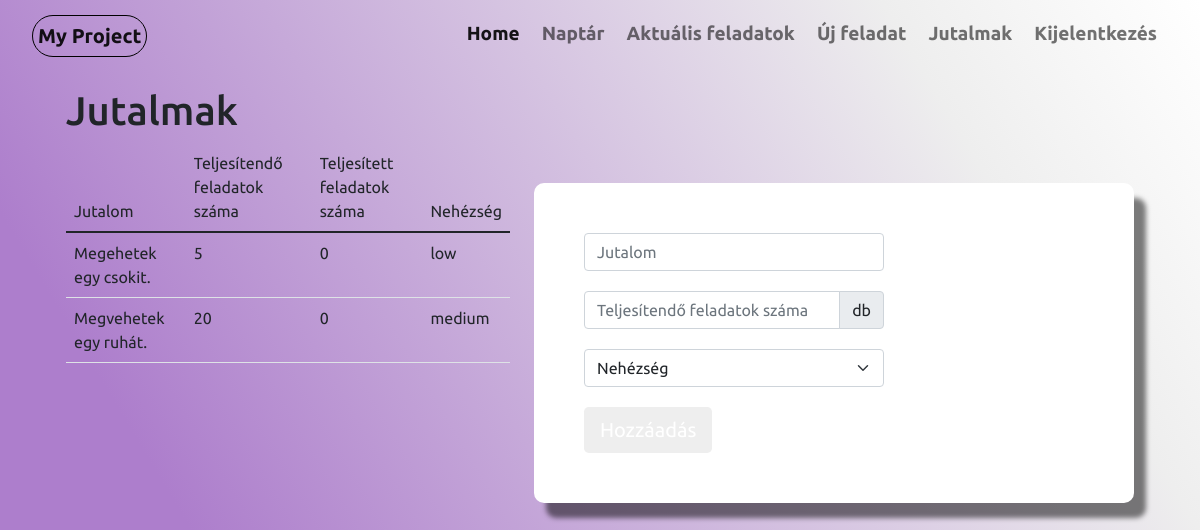
The page /jutalmak (signed in) on the database as committed earlier.
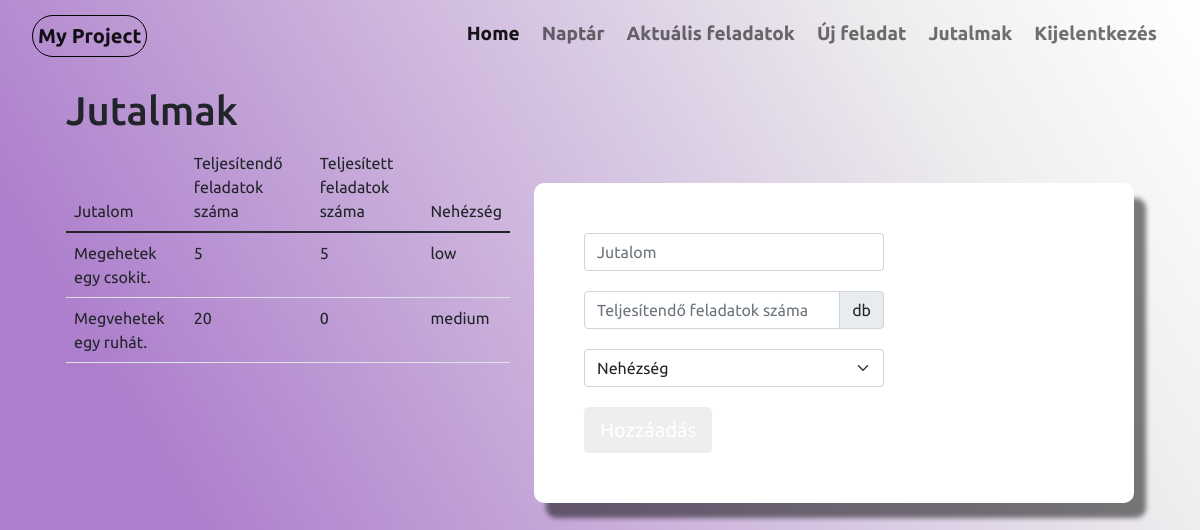
The same page on the database as committed later.
### website/models.py (models this page shows, shortened)
class Jutalom(db.Model):
    jutalom_id = db.Column(db.Integer, primary_key=True)
    jutalom_name = db.Column(db.String(60))
    ossz = db.Column(db.Integer)
    teljesitett_fel = db.Column(db.Integer)
    difficulty = db.Column(db.String(60))
    user_id = db.Column(db.Integer, db.ForeignKey('user.id'))

### website/views.py (the view, shortened to what this page needs)
@views.route("/jutalmak", methods=['GET','POST'])
@login_required
def jutalmak():
    if request.method == 'GET':
        user_jutalom = db.session.query(Jutalom).filter(Jutalom.user_id == current_user.id).all()
        return render_template("jutalom.html", user = current_user, jutalmak = user_jutalom)

### website/__init__.py (called while the page is built)
def create_app():
    app = Flask(__name__)
    app.secret_key = secrets.token_urlsafe(16)
    app.config['SQLALCHEMY_DATABASE_URI'] = f'sqlite:///{DB_NAME}'
    db.init_app(app)
    from .views import views
    from .auth import auth
    app.register_blueprint(views)
    app.register_blueprint(auth)
    from .models import User
    login_manager = LoginManager()
    login_manager.login_view = 'auth.login'
    login_manager.init_app(app)
    @login_manager.user_loader
    def load_user(id):
        return User.query.get(int(id))
    create_database(app)
    return app

### website/templates/jutalom.html (shortened to what this page needs)
{% extends "base.html"%}{% block title %}Jutalom{% endblock %}
{%block content%}
<div class="home">
<div class="container">
    <div class="container">
        <h1>Jutalmak</h1>
    </div>
    <div class="container">
        <div class="row">
            <div class="col">
                <table class="table  table-hover">
                    <thead>
                        <td>Jutalom</td>
                        <td>Teljesítendő feladatok száma</td>
                        <td>Teljesített feladatok száma</td>
                        <td>Nehézség</td>
                    </thead>
                    <tbody>
                        {% for jutalom in jutalmak %}
                        <tr>
                            <td> {{jutalom.jutalom_name}}</td>
                            <td> {{jutalom.ossz}}</td>
                            <td> {{jutalom.teljesitett_fel}}</td>
                            <td> {{ jutalom.difficulty}}</td>
                        </tr>
                        {%endfor%}
                    </tbody>
                </table>
            </div>
            <div class="col">
                <div class="signup-form">
                    <form action="" method="post">
                <div class="form-group">
                    <input type="text" class="form-control" id="jutalom" name="jutalom_name" placeholder="Jutalom" style="width:300px" required>
                </div>
                <div class="form-group">
                    <div class="input-group" style="width:300px">
                    <input type="text" class="form-control" id="ossz" name="ossz" placeholder="Teljesítendő feladatok száma" required>
                    <span class="input-group-text">db</span>
                </div>
                </div>
                <div class="form-group">
                    <select class="form-select" id="difficulty" style="width:300px" name="difficulty">
                        <option selected disabled>Nehézség</option>
                      </select>
                </div>
                <div>
                    <button type="submit" class="btn btn-primary btn-lg">Hozzáadás</button>
                </div>
            </form>
            </div>
            </div>
        </div>
    </div>
</div>
</div>
{%endblock%}

### website/templates/base.html (shortened to what this page needs)
<!DOCTYPE html>
<html lang="en">
<head>
    <link rel="stylesheet" id="style" href="./static/style.css" >
    <link rel="stylesheet" href="./static/style_for_signup.css">
    <link rel="stylesheet" href="./static/calendar.css">
    <link href="https://cdn.jsdelivr.net/npm/bootstrap@5.1.1/dist/css/bootstrap.min.css" rel="stylesheet">
</head>
<body>
      <nav class="navbar navbar-expand-lg navbar-light">
          <div class="container-fluid">
            <a class="navbar-brand">My Project</a>
            <div class="collapse navbar-collapse" id="navbarNav">
              <ul class="navbar-nav ms-auto">
                {% if user.is_authenticated %}
                  <li class="nav-item">
                    <a class="nav-link active" id="home" aria-current="page" href="/">Home</a>
                  </li>
                  <li class="nav-item">
                    <a class="nav-link" id="calendar" href="/calendar" >Naptár</a>
                  </li>
                  <li class="nav-item">
                    <a class="nav-link" id="currenttasks" href="/currenttasks">Aktuális feladatok</a>
                  </li>
                  <li class="nav-item">
                    <a class="nav-link" id="newtask" href="/newtask">Új feladat</a>
                  </li>
                  <li class="nav-item">
                    <a class="nav-link" id="jutalmak" href="/jutalmak">Jutalmak</a>
                  </li>
                  <li class="nav-item">
                    <a class="nav-link" id="logout" href="/logout" >Kijelentkezés</a>
                  </li>
                {%endif%}
              </ul>
            </div>
          </div>
        </nav>
      <div class="container">
        {%block content%}
        {%endblock%}
      </div>
    </body>
</html>

### website/static/style.css (style rules this page uses)
* { margin: 0; padding: 0; font-family: 'Ubuntu', sans-serif; }
body { background: linear-gradient(59deg, rgba(173,126,204,1) 21%, rgba(238,238,238,1) 81%, rgba(255,255,255,1) 100%); background-attachment: fixed; }
.navbar-brand { font-size: 16px; font-weight: bold; margin-top: 5px; margin-left: 20px; padding: 5px; border: 1px solid black; border-radius: 50px 50px 50px 50px; }
.nav-link { font-size: 19px; margin: 3px; font-weight: bold; }
.navbar-nav { text-align: right; margin-right: 20px; }
.home { margin-top:20px; margin-bottom:50px; }

### website/static/style_for_signup.css (style rules this page uses)
.signup-form { width: 600px; margin: 40px auto; }
.signup-form form { background: #fff; border-radius: 10px; margin-bottom: 15px; box-shadow: 12px 15px 5px rgba(0,0,0, 0.5); padding: 50px; color: rgb(121, 121, 121); }
.signup-form .form-group { margin-bottom: 20px; }
.signup-form .btn { background: #eeeeee; border:none; }

Rows that differ between the two databases and show on the page:
changed Jutalom "Megehetek egy csokit.": teljesitett_fel "0" → "5"
